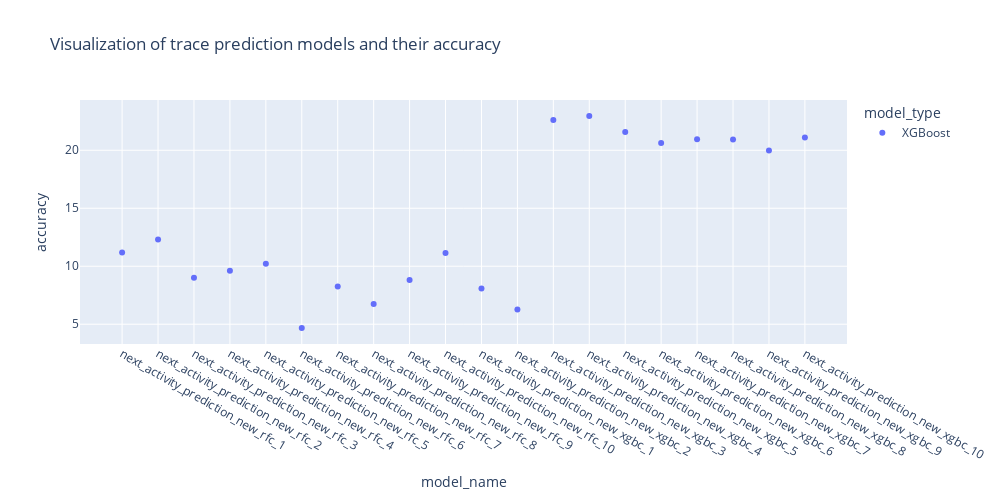

The code cell stored with this chart in its notebook:
### Code cell
px.scatter(models_scores_event_df, x = 'model_name', y = 'accuracy', color = 'model_type',
           labels = {
                      'model': 'Trace prediciton Models',
                      'score': 'Accuracy (%)'},
                  title = 'Visualization of trace prediction models and their accuracy',
                  width=1000,
                  height=500)

### Figure 1 — Plotly figure (JSON) as saved in the notebook; plotly's stock layout.template omitted (floating-point values rounded to 4 significant figures)
{"data": [{"hovertemplate": "model_type=XGBoost<br>model_name=%{x}<br>accuracy=%{y}<extra></extra>", "legendgroup": "XGBoost", "marker": {"color": "#636efa", "symbol": "circle"}, "mode": "markers", "name": "XGBoost", "orientation": "v", "showlegend": true, "type": "scatter", "x": ["next_activity_prediction_new_rfc_1", "next_activity_prediction_new_rfc_2", "next_activity_prediction_new_rfc_3", "next_activity_prediction_new_rfc_4", "next_activity_prediction_new_rfc_5", "next_activity_prediction_new_rfc_6", "next_activity_prediction_new_rfc_7", "next_activity_prediction_new_rfc_8", "next_activity_prediction_new_rfc_9", "next_activity_prediction_new_rfc_10", "next_activity_prediction_new_xgbc_1", "next_activity_prediction_new_xgbc_2", "next_activity_prediction_new_xgbc_3", "next_activity_prediction_new_xgbc_4", "next_activity_prediction_new_xgbc_5", "next_activity_prediction_new_xgbc_6", "next_activity_prediction_new_xgbc_7", "next_activity_prediction_new_xgbc_8", "next_activity_prediction_new_xgbc_9", "next_activity_prediction_new_xgbc_10"], "xaxis": "x", "y": [11.19, 12.31, 9, 9.61, 10.21, 4.67, 8.26, 6.74, 8.81, 11.14, 8.07, 6.27, 22.6, 22.96, 21.58, 20.62, 20.95, 20.93, 19.97, 21.11], "yaxis": "y"}], "layout": {"height": 500, "legend": {"title": {"text": "model_type"}, "tracegroupgap": 0}, "title": {"text": "Visualization of trace prediction models and their accuracy"}, "width": 1000, "xaxis": {"anchor": "y", "domain": [0, 1], "title": {"text": "model_name"}}, "yaxis": {"anchor": "x", "domain": [0, 1], "title": {"text": "accuracy"}}}}
